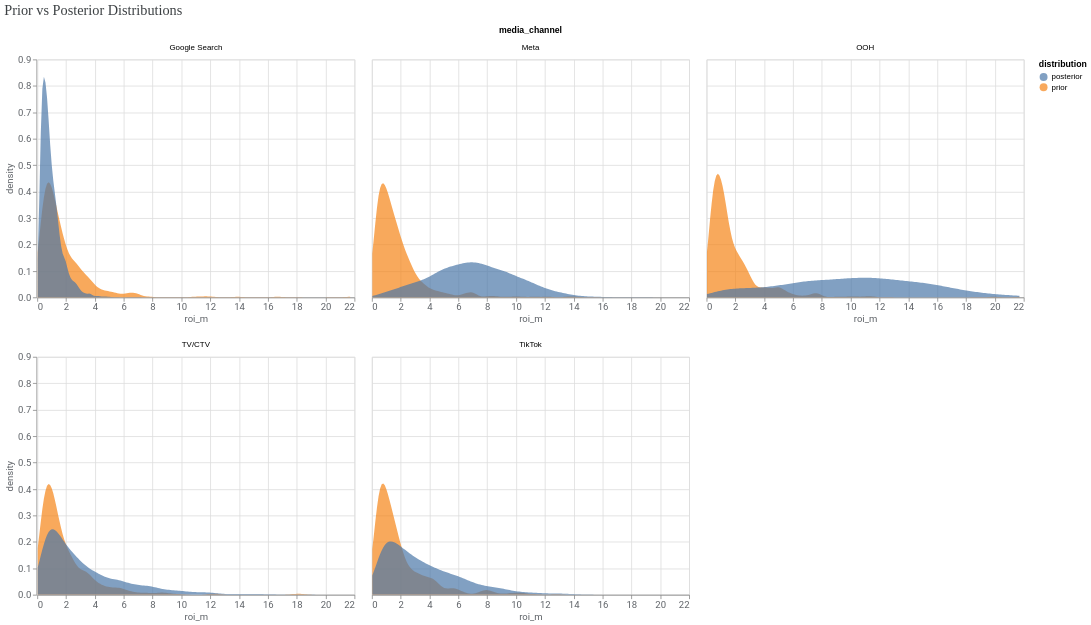

This figure's notebook cell:
### Code cell
# Compare prior and posterior — data should update the priors meaningfully
diagnostics.plot_prior_and_posterior_distribution()

### Figure 1 — Vega-Lite specification as saved in the notebook (floating-point values rounded to 4 significant figures; data arrays with more than 128 entries replaced by an {"elided": "..."} marker saying what was removed)
{"config": {"view": {"continuousWidth": 300, "continuousHeight": 300}, "axis": {"labelColor": "#5F6368", "labelFont": "Roboto", "labelFontSize": 12, "titleColor": "#5F6368", "titleFont": "Roboto", "titleFontSize": 12, "titleFontWeight": "normal"}}, "data": {"name": "data-942d6b26d7df54649d79413831f77236"}, "facet": {"field": "media_channel", "type": "nominal"}, "spec": {"mark": {"type": "area", "opacity": 0.7}, "encoding": {"color": {"field": "distribution", "type": "nominal"}, "x": {"field": "roi_m", "type": "quantitative"}, "y": {"field": "density", "stack": false, "type": "quantitative"}}, "name": "view_ef75663f31075fc5_0", "transform": [{"density": "roi_m", "groupby": ["media_channel", "distribution"], "as": ["roi_m", "density"]}], "width": 400}, "columns": 3, "params": [{"name": "param_1e9efca18e7a2868", "select": {"type": "interval", "encodings": ["x", "y"]}, "bind": "scales", "views": ["view_ef75663f31075fc5_0"]}], "resolve": {"scale": {"x": "independent"}}, "title": {"text": "Prior vs Posterior Distributions", "anchor": "start", "color": "#3C4043", "font": "Google Sans Display", "fontSize": 18, "fontWeight": "normal", "offset": 10}, "$schema": "https://vega.github.io/schema/vega-lite/v6.4.1.json", "datasets": {"data-942d6b26d7df54649d79413831f77236": {"elided": "22500 records"}}}
